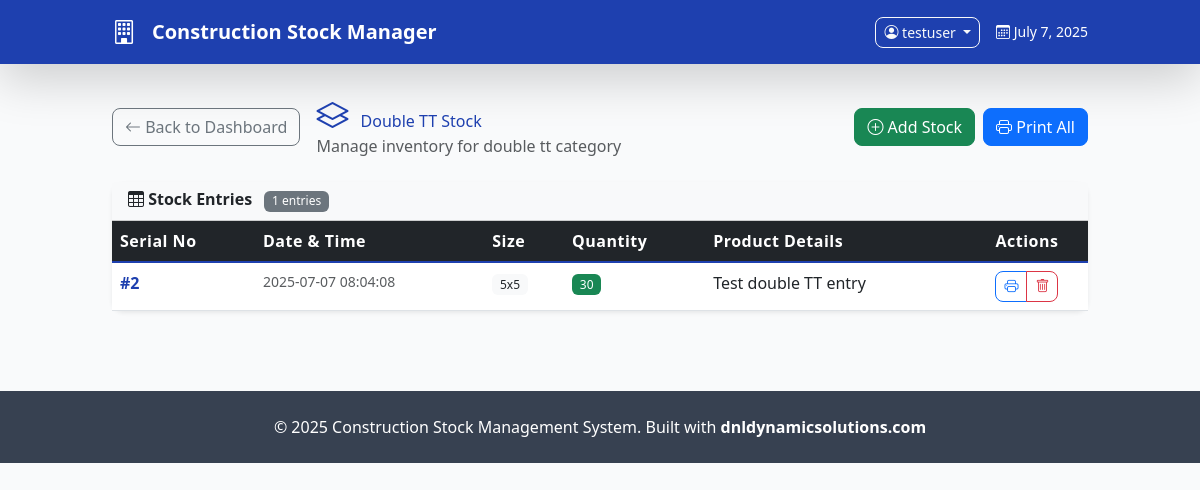
Screenshot of /category/double_tt (signed in) with the database file from the repository.
### models.py (models this page shows, shortened)
class User(UserMixin, db.Model):
    __tablename__ = 'users'
    id = db.Column(db.Integer, primary_key=True)
    username = db.Column(db.String(80), unique=True, nullable=False)
    email = db.Column(db.String(120), unique=True, nullable=False)
    password_hash = db.Column(db.String(256), nullable=False)
    created_at = db.Column(db.DateTime, default=datetime.utcnow)

class StockEntry(db.Model):
    __tablename__ = 'stock_entries'
    CATEGORY_CHOICES = [
        ('goder', 'Goder'),
        ('double_tt', 'Double TT'),
        ('slop', 'Slop'),
        ('column', 'Column'),
        ('phhty', 'Phhty'),
        ('others', 'Others'),
    ]
    serial_no = db.Column(db.Integer, primary_key=True, autoincrement=True)
    category = db.Column(db.String(20), nullable=False)
    size = db.Column(db.String(100), nullable=False)
    quantity = db.Column(db.Integer, nullable=False)
    product_details = db.Column(db.Text, nullable=True)
    timestamp = db.Column(db.DateTime, default=datetime.utcnow)

### routes.py (the view)
@app.route('/category/<category_name>')
@login_required
def category_view(category_name):
    if category_name not in CATEGORIES:
        flash('Invalid category', 'error')
        return redirect(url_for('index'))
    entries = StockEntry.query.filter_by(category=category_name).order_by(StockEntry.timestamp.desc()).all()
    category_info = CATEGORIES[category_name]
    return render_template('category.html',
                         entries=entries,
                         category=category_name,
                         category_info=category_info)

### app.py (called while the page is built)
@login_manager.user_loader
def load_user(user_id):
    from models import User
    return User.query.get(int(user_id))

### routes.py (called while the page is built)
@app.template_filter('format_datetime')
def format_datetime(value):
    if value:
        return value.strftime('%Y-%m-%d %H:%M:%S')
    return ''

### templates/category.html (shortened to what this page needs)
{% extends "base.html" %}
{% block content %}
<div class="d-flex justify-content-between align-items-center mb-4">
    <div class="d-flex align-items-center">
        <a href="{{ url_for('index') }}" class="btn btn-outline-secondary me-3">
            <i class="bi bi-arrow-left"></i>
            Back to Dashboard
        </a>
        <div>
            <h1 class="text-construction-blue mb-0">
                <i class="{{ category_info.icon }} me-2" style="font-size: 2rem;"></i>
                {{ category_info.name }} Stock
            </h1>
            <p class="text-muted mb-0">Manage inventory for {{ category_info.name.lower() }} category</p>
        </div>
    </div>
    <div class="d-flex gap-2">
        <button class="btn btn-success" data-bs-toggle="modal" data-bs-target="#addStockModal">
            <i class="bi bi-plus-circle"></i>
            Add Stock
        </button>
        <a href="{{ url_for('print_category', category_name=category) }}"
           class="btn btn-primary" target="_blank">
            <i class="bi bi-printer"></i>
            Print All
        </a>
    </div>
</div>
<div class="card shadow-sm border-0">
    <div class="card-header bg-light">
        <h5 class="card-title mb-0">
            <i class="bi bi-table"></i>
            Stock Entries
            <span class="badge bg-secondary ms-2">{{ entries|length }} entries</span>
        </h5>
    </div>
    <div class="card-body p-0">
        {% if entries %}
        <div class="table-responsive">
            <table class="table table-hover mb-0">
                <thead class="table-dark">
                    <tr>
                        <th>Serial No</th>
                        <th>Date & Time</th>
                        <th>Size</th>
                        <th>Quantity</th>
                        <th>Product Details</th>
                        <th class="text-center">Actions</th>
                    </tr>
                </thead>
                <tbody>
                    {% for entry in entries %}
                    <tr>
                        <td>
                            <strong class="text-construction-blue">#{{ entry.serial_no }}</strong>
                        </td>
                        <td>
                            <div class="text-muted small">{{ entry.timestamp|format_datetime }}</div>
                        </td>
                        <td>
                            <span class="badge bg-light text-dark">{{ entry.size }}</span>
                        </td>
                        <td>
                            <span class="badge bg-success">{{ entry.quantity }}</span>
                        </td>
                        <td>
                            <div class="text-truncate" style="max-width: 200px;" title="{{ entry.product_details }}">
                                {{ entry.product_details if entry.product_details else '-' }}
                            </div>
                        </td>
                        <td class="text-center">
                            <div class="btn-group" role="group">
                                <a href="{{ url_for('print_entry', serial_no=entry.serial_no) }}"
                                   class="btn btn-sm btn-outline-primary" target="_blank" title="Print Entry">
                                    <i class="bi bi-printer"></i>
                                </a>
                                <button class="btn btn-sm btn-outline-danger"
                                        onclick="confirmDelete({{ entry.serial_no }})" title="Delete Entry">
                                    <i class="bi bi-trash"></i>
                                </button>
                            </div>
                        </td>
                    </tr>
                    {% endfor %}
                </tbody>
            </table>
        </div>
        {% endif %}
    </div>
</div>
{% endblock %}

### templates/base.html (shortened to what this page needs)
<!DOCTYPE html>
<html lang="en">
<head>
    <link href="https://cdn.jsdelivr.net/npm/bootstrap@5.3.0/dist/css/bootstrap.min.css" rel="stylesheet">
    <script src="https://cdn.tailwindcss.com"></script>
    <link rel="stylesheet" href="https://cdn.jsdelivr.net/npm/bootstrap-icons@1.11.0/font/bootstrap-icons.css">
    <link rel="stylesheet" href="{{ url_for('static', filename='css/style.css') }}">
</head>
<body class="bg-gray-50">
    <nav class="bg-construction-blue text-white shadow-lg">
        <div class="container mx-auto px-4">
            <div class="flex items-center justify-between h-16">
                <div class="flex items-center space-x-4">
                    <i class="bi bi-building text-2xl"></i>
                    <a href="{{ url_for('index') }}" class="text-xl font-bold hover:text-blue-200 transition-colors">
                        Construction Stock Manager
                    </a>
                </div>
                <div class="flex items-center space-x-4">
                    {% if current_user.is_authenticated %}
                    <div class="dropdown">
                        <button class="btn btn-outline-light btn-sm dropdown-toggle" type="button" data-bs-toggle="dropdown">
                            <i class="bi bi-person-circle"></i>
                            {{ current_user.username }}
                        </button>
                    </div>
                    {% endif %}
                    <span class="text-sm">
                        <i class="bi bi-calendar3"></i>
                        <span id="currentDate"></span>
                    </span>
                </div>
            </div>
        </div>
    </nav>
    <main class="container mx-auto px-4 py-8">
        {% block content %}{% endblock %}
    </main>
    <footer class="bg-construction-gray text-white py-6 mt-12">
        <div class="container mx-auto px-4 text-center">
            <p>&copy; 2025 Construction Stock Management System. Built with <strong>dnldynamicsolutions.com</strong></p>
        </div>
    </footer>
</body>
</html>

### static/css/style.css (style rules this page uses)
body { font-family: 'Segoe UI', Tahoma, Geneva, Verdana, sans-serif; background-color: #f8fafc; }
.table thead th { border-bottom: 2px solid #1e40af; font-weight: 600; letter-spacing: 0.5px; }
.btn { border-radius: 8px; font-weight: 500; transition: all 0.3s ease; }
.card { border-radius: 12px; transition: all 0.3s ease; }
.card-header { border-radius: 12px 12px 0 0; font-weight: 600; }
.badge { font-size: 0.75rem; font-weight: 500; }
.fade-in { animation: fadeIn 0.5s ease-out; }
.text-construction-blue { color: #1e40af !important; }
.bg-construction-blue { background-color: #1e40af !important; }
.bg-construction-gray { background-color: #374151 !important; }

### rows the page displays
User: username "testuser"
StockEntry: serial_no "2", timestamp "2025-07-07 08:04:08", size "5x5", quantity "30", product_details "Test double TT entry"

### other values shown
{{ category_info.name }} "Double TT"
{{ category_info.name.lower() }} "double tt"
{{ entries|length }} "1"
